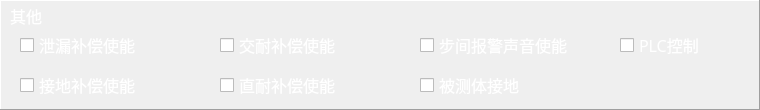
       <widget class="QFrame" name="frame_8">
        <property name="geometry">
         <rect>
          <x>0</x>
          <y>520</y>
          <width>760</width>
          <height>110</height>
         </rect>
        </property>
        <property name="frameShape">
         <enum>QFrame::Panel</enum>
        </property>
        <property name="frameShadow">
         <enum>QFrame::Raised</enum>
        </property>
        <widget class="QCheckBox" name="checkBox_14">
         <property name="geometry">
          <rect>
           <x>220</x>
           <y>30</y>
           <width>120</width>
           <height>30</height>
          </rect>
         </property>
         <property name="font">
          <font>
           <family>微软雅黑</family>
           <pointsize>12</pointsize>
          </font>
         </property>
         <property name="cursor">
          <cursorShape>ArrowCursor</cursorShape>
         </property>
         <property name="styleSheet">
          <string notr="true">color: rgb(255, 255, 255);</string>
         </property>
         <property name="text">
          <string>交耐补偿使能</string>
         </property>
        </widget>
        <widget class="QCheckBox" name="checkBox">
         <property name="geometry">
          <rect>
           <x>20</x>
           <y>30</y>
           <width>120</width>
           <height>30</height>
          </rect>
         </property>
         <property name="font">
          <font>
           <family>微软雅黑</family>
           <pointsize>12</pointsize>
          </font>
         </property>
         <property name="cursor">
          <cursorShape>ArrowCursor</cursorShape>
         </property>
         <property name="styleSheet">
          <string notr="true">color: rgb(255, 255, 255);</string>
         </property>
         <property name="text">
          <string>泄漏补偿使能</string>
         </property>
        </widget>
        <widget class="QCheckBox" name="checkBox_15">
         <property name="geometry">
          <rect>
           <x>420</x>
           <y>70</y>
           <width>120</width>
           <height>30</height>
          </rect>
         </property>
         <property name="font">
          <font>
           <family>微软雅黑</family>
           <pointsize>12</pointsize>
          </font>
         </property>
         <property name="cursor">
          <cursorShape>ArrowCursor</cursorShape>
         </property>
         <property name="styleSheet">
          <string notr="true">color: rgb(255, 255, 255);</string>
         </property>
         <property name="text">
          <string>被测体接地</string>
         </property>
        </widget>
        <widget class="QCheckBox" name="checkBox_16">
         <property name="geometry">
          <rect>
           <x>20</x>
           <y>70</y>
           <width>120</width>
           <height>30</height>
          </rect>
         </property>
         <property name="font">
          <font>
           <family>微软雅黑</family>
           <pointsize>12</pointsize>
          </font>
         </property>
         <property name="cursor">
          <cursorShape>ArrowCursor</cursorShape>
         </property>
         <property name="styleSheet">
          <string notr="true">color: rgb(255, 255, 255);</string>
         </property>
         <property name="text">
          <string>接地补偿使能</string>
         </property>
        </widget>
        <widget class="QCheckBox" name="checkBox_17">
         <property name="geometry">
          <rect>
           <x>420</x>
           <y>30</y>
           <width>150</width>
           <height>30</height>
          </rect>
         </property>
         <property name="font">
          <font>
           <family>微软雅黑</family>
           <pointsize>12</pointsize>
          </font>
         </property>
         <property name="cursor">
          <cursorShape>ArrowCursor</cursorShape>
         </property>
         <property name="styleSheet">
          <string notr="true">color: rgb(255, 255, 255);</string>
         </property>
         <property name="text">
          <string>步间报警声音使能</string>
         </property>
        </widget>
        <widget class="QCheckBox" name="checkBox_18">
         <property name="geometry">
          <rect>
           <x>620</x>
           <y>30</y>
           <width>90</width>
           <height>30</height>
          </rect>
         </property>
         <property name="font">
          <font>
           <family>微软雅黑</family>
           <pointsize>12</pointsize>
          </font>
         </property>
         <property name="cursor">
          <cursorShape>ArrowCursor</cursorShape>
         </property>
         <property name="styleSheet">
          <string notr="true">color: rgb(255, 255, 255);</string>
         </property>
         <property name="text">
          <string>PLC控制</string>
         </property>
        </widget>
        <widget class="QCheckBox" name="checkBox_19">
         <property name="geometry">
          <rect>
           <x>220</x>
           <y>70</y>
           <width>120</width>
           <height>30</height>
          </rect>
         </property>
         <property name="font">
          <font>
           <family>微软雅黑</family>
           <pointsize>12</pointsize>
          </font>
         </property>
         <property name="cursor">
          <cursorShape>ArrowCursor</cursorShape>
         </property>
         <property name="styleSheet">
          <string notr="true">color: rgb(255, 255, 255);</string>
         </property>
         <property name="text">
          <string>直耐补偿使能</string>
         </property>
        </widget>
        <widget class="QLabel" name="label_18">
         <property name="geometry">
          <rect>
           <x>10</x>
           <y>1</y>
           <width>90</width>
           <height>30</height>
          </rect>
         </property>
         <property name="font">
          <font>
           <family>微软雅黑</family>
           <pointsize>12</pointsize>
          </font>
         </property>
         <property name="styleSheet">
          <string notr="true">color: rgb(255, 255, 255);</string>
         </property>
         <property name="text">
          <string>其他</string>
         </property>
         <property name="alignment">
          <set>Qt::AlignLeading|Qt::AlignLeft|Qt::AlignVCenter</set>
         </property>
        </widget>
       </widget>
